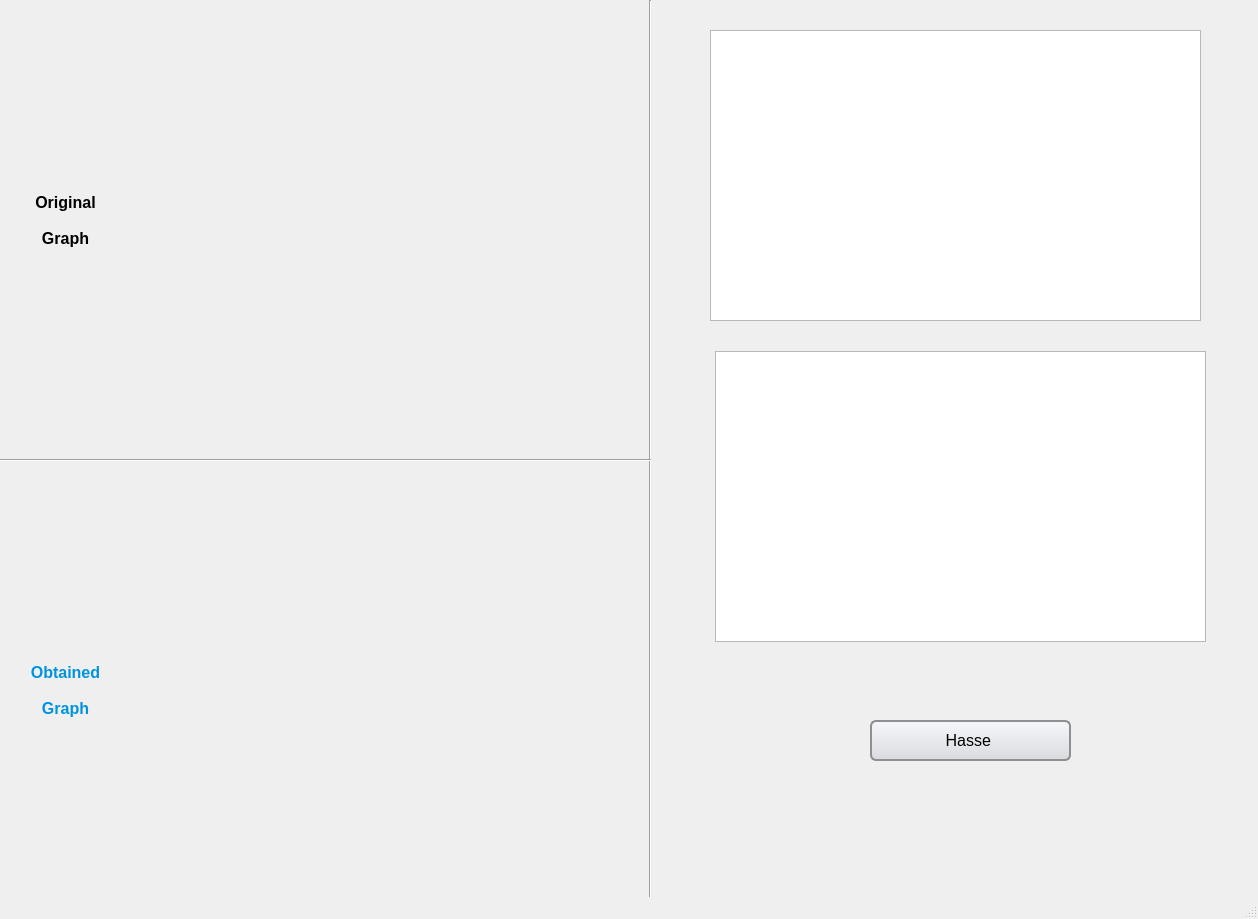
<?xml version="1.0" encoding="UTF-8"?>
<ui version="4.0">
 <class>MainWindowClass</class>
 <widget class="QMainWindow" name="MainWindowClass">
  <property name="geometry">
   <rect>
    <x>0</x>
    <y>0</y>
    <width>1258</width>
    <height>919</height>
   </rect>
  </property>
  <property name="windowTitle">
   <string>Relation</string>
  </property>
  <widget class="QWidget" name="centralwidget">
   <widget class="Line" name="line">
    <property name="geometry">
     <rect>
      <x>640</x>
      <y>0</y>
      <width>20</width>
      <height>921</height>
     </rect>
    </property>
    <property name="orientation">
     <enum>Qt::Vertical</enum>
    </property>
   </widget>
   <widget class="QTextBrowser" name="originalTextBrowser">
    <property name="geometry">
     <rect>
      <x>710</x>
      <y>30</y>
      <width>491</width>
      <height>291</height>
     </rect>
    </property>
    <property name="font">
     <font>
      <family>Microsoft YaHei UI</family>
      <pointsize>16</pointsize>
     </font>
    </property>
   </widget>
   <widget class="QPushButton" name="hasseBtn">
    <property name="geometry">
     <rect>
      <x>870</x>
      <y>720</y>
      <width>201</width>
      <height>41</height>
     </rect>
    </property>
    <property name="font">
     <font>
      <family>Microsoft YaHei UI</family>
      <pointsize>12</pointsize>
     </font>
    </property>
    <property name="cursor">
     <cursorShape>PointingHandCursor</cursorShape>
    </property>
    <property name="styleSheet">
     <string notr="true">QPushButton {
    border: 2px solid #8f8f91;
    border-radius: 6px;
    background-color: qlineargradient(x1: 0, y1: 0, x2: 0, y2: 1, stop: 0 #f6f7fa, stop: 1 #dadbde);
    min-width: 80px;
}

QPushButton:hover {
    background-color: qlineargradient(x1: 0, y1: 0, x2: 0, y2: 1, stop: 0 #dadbde, stop: 1 #00aaff);
}

QPushButton:pressed {
    background-color: qlineargradient(x1: 0, y1: 0, x2: 0, y2: 1, stop: 0 #dadbde, stop: 1 #008acf);
}

QPushButton:flat {
    border: none; /* no border for a flat push button */
}

QPushButton:default {
    border-color: navy; /* make the default button prominent */
}</string>
    </property>
    <property name="text">
     <string>Hasse </string>
    </property>
   </widget>
   <widget class="Line" name="line_3">
    <property name="geometry">
     <rect>
      <x>0</x>
      <y>450</y>
      <width>651</width>
      <height>20</height>
     </rect>
    </property>
    <property name="orientation">
     <enum>Qt::Horizontal</enum>
    </property>
   </widget>
   <widget class="QLabel" name="label">
    <property name="geometry">
     <rect>
      <x>0</x>
      <y>160</y>
      <width>131</width>
      <height>121</height>
     </rect>
    </property>
    <property name="font">
     <font>
      <family>Microsoft YaHei UI</family>
      <pointsize>12</pointsize>
      <bold>true</bold>
     </font>
    </property>
    <property name="text">
     <string>Original 

Graph</string>
    </property>
    <property name="alignment">
     <set>Qt::AlignCenter</set>
    </property>
   </widget>
   <widget class="QLabel" name="label_2">
    <property name="geometry">
     <rect>
      <x>0</x>
      <y>630</y>
      <width>131</width>
      <height>121</height>
     </rect>
    </property>
    <property name="font">
     <font>
      <family>Microsoft YaHei UI</family>
      <pointsize>12</pointsize>
      <bold>true</bold>
     </font>
    </property>
    <property name="styleSheet">
     <string notr="true">QLabel{
  color: #0093dd;
}</string>
    </property>
    <property name="text">
     <string>Obtained 

Graph</string>
    </property>
    <property name="alignment">
     <set>Qt::AlignCenter</set>
    </property>
   </widget>
   <widget class="QTextBrowser" name="resultTextBrowser">
    <property name="geometry">
     <rect>
      <x>715</x>
      <y>351</y>
      <width>491</width>
      <height>291</height>
     </rect>
    </property>
   </widget>
  </widget>
  <widget class="QMenuBar" name="menubar">
   <property name="geometry">
    <rect>
     <x>0</x>
     <y>0</y>
     <width>1258</width>
     <height>25</height>
    </rect>
   </property>
  </widget>
  <widget class="QStatusBar" name="statusbar"/>
 </widget>
 <resources/>
 <connections/>
</ui>
